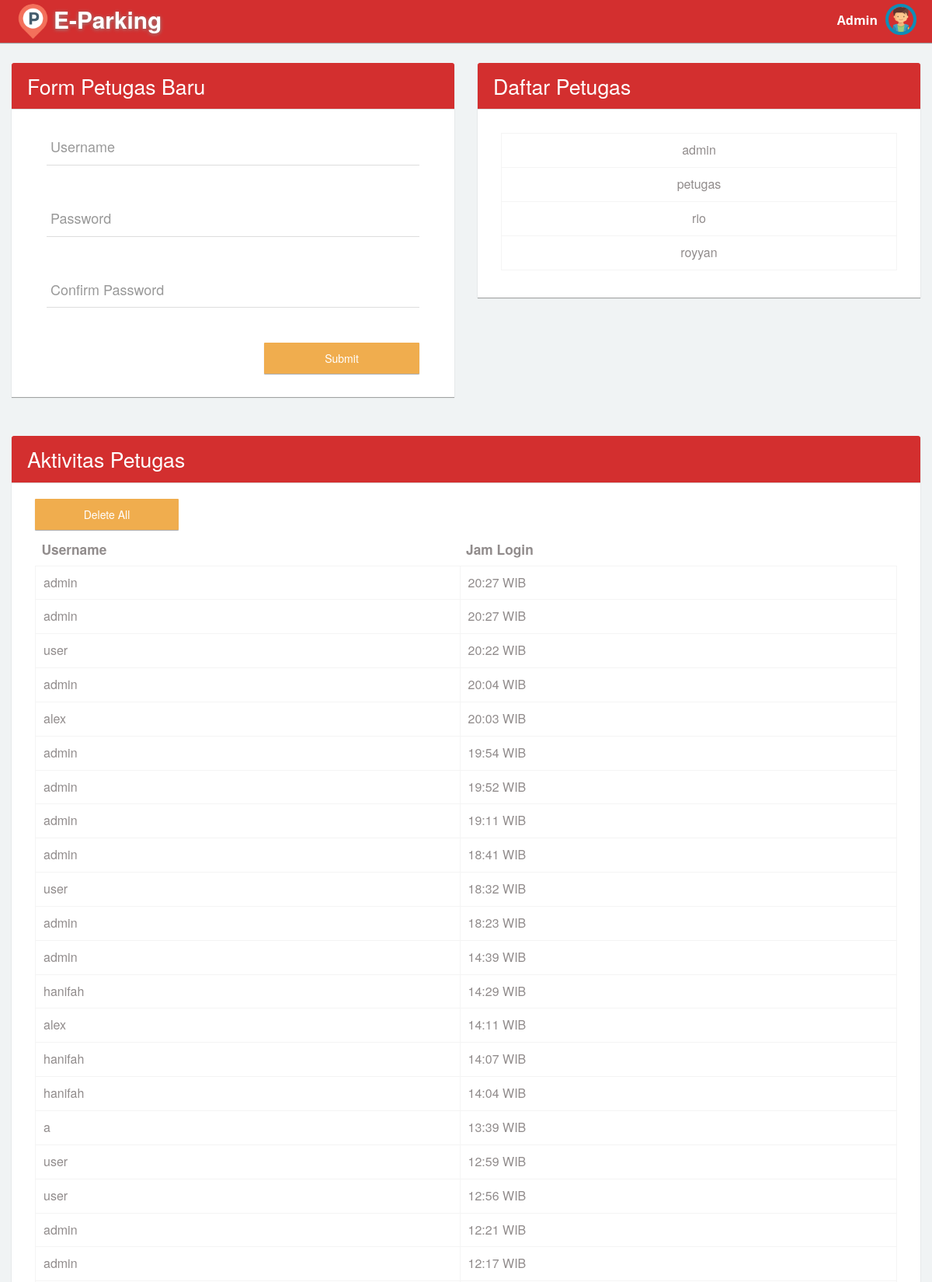
Screenshot of /home_admin.php (upper part) with the database file from the repository.
### tables this page shows
CREATE TABLE `tb_akses_admin` (
  `username` varchar(50) NOT NULL,
  `jam_login` varchar(10) NOT NULL
);

### home_admin.php (the view, shortened to what this page needs)
<!DOCTYPE html>
<html>
<head>
	<link rel="stylesheet" type="text/css" href="asset/css/bootstrap.min.css">
	<link rel="stylesheet" type="text/css" href="asset/css/plugins/font-awesome.min.css"/>
	<link rel="stylesheet" type="text/css" href="asset/css/plugins/animate.min.css"/>
	<link rel="stylesheet" type="text/css" href="asset/css/plugins/nouislider.min.css"/>
	<link rel="stylesheet" type="text/css" href="asset/css/plugins/select2.min.css"/>
	<link rel="stylesheet" type="text/css" href="asset/css/plugins/ionrangeslider/ion.rangeSlider.css"/>
	<link rel="stylesheet" type="text/css" href="asset/css/plugins/ionrangeslider/ion.rangeSlider.skinFlat.css"/>
	<link rel="stylesheet" type="text/css" href="asset/css/plugins/bootstrap-material-datetimepicker.css"/>
	<link rel="stylesheet" type="text/css" href="asset/css/plugins/simple-line-icons.css"/>
	<link rel="stylesheet" type="text/css" href="asset/css/plugins/mediaelementplayer.css"/>
	<link href="asset/css/style.css" rel="stylesheet">
</head>
<?php
include 'config/koneksi.php';
 ?>
<body class="dashboard topnav">
        <nav class="navbar navbar-default header navbar-fixed-top bg-dark-red">
          <div class="col-md-12 nav-wrapper">
            <div class="navbar-header" style="width:100%;">
                <div class="navbar-brand" style="margin-left: -10px;" name="home_logo">
                <img src="asset/img/logo.png" class="img-circle" alt="logo" style="float: left;margin-top: -10px;" width="45px"/>
                 <b style="float: left;margin-left: 4px;">E-Parking</b>
                </div>
              <ul class="nav navbar-nav navbar-right user-nav">
                <li class="user-name"><span>Admin</span></li>
                  <li class="dropdown avatar-dropdown">
                   <img src="asset/img/avatar-admin.png" class="img-circle avatar" alt="username" data-toggle="dropdown" aria-haspopup="true" aria-expanded="true" style="cursor: pointer;" />
                </li>
              </ul>
            </div>
          </div>
        </nav>
	<div id="content">
		<div class="col-md-6" style="margin-top: 30px">
                  <div class="col-md-12 panel">
                    <div class="col-md-12 panel-heading bg-dark-red">
                      <h4 style="color: white;font-size: 20pt;">Form Petugas Baru</h4>
                    </div>
                    <div class="col-md-12 panel-body" style="padding-bottom:30px;">
                      <div class="col-md-12">
                        <form method="post">
                          <div class="col-md-12" style="margin-top: -30px;">
                            <div class="form-group form-animate-text" style="margin-top:40px !important;">
                              <input type="text" class="form-text" name="username_baru" value="<?= @$username ?>" required>
                              <label>Username</label>
                            </div>
                            <div class="form-group form-animate-text" style="margin-top:40px !important;">
                              <input type="password" class="form-text" id="validate_password" name="password_baru" required>
                              <label>Password</label>
                            </div>
                            <div class="form-group form-animate-text" style="margin-top:40px !important;">
                              <input type="password" class="form-text" id="validate_confirm_password" name="confirm_password_baru" required>
                              <label>Confirm Password</label>
                            </div>
                            <input class="submit btn btn-warning col-md-5 right" type="submit" style="height: 40px" value="Submit" name="btn_baru">
                          </div>
                      </form>
                    </div>
                  </div>
                </div>
              </div>
                <div class="col-md-6 col-sm-12 col-x-12" style="margin-top: 30px;">
                  <div class="col-md-12 panel">
                    <div class="col-md-12 panel-heading bg-dark-red">
                      <h4 style="color: white;font-size: 20pt;">Daftar Petugas</h4>
                    </div>
                    <div class="panel-body">
                    <div class="table-responsive col-md-12 col-sm-12 col-xs-12">
                    <table class="table table-hover col-md-12 col-sm-12 col-xs-12" width="100%" cellspacing="0" style="margin-top: 30px;">
                      <?php
                        $sql = "SELECT username FROM tb_login";
                        $query = mysqli_query($con, $sql);
                        while ($data = mysqli_fetch_array($query)) {?>
                      <tr style="font-size: 12pt">
                        <td align="center"><?php echo $data['username'] ?></td>
                      </tr>
                      <?php } ?>
                  </table>
                  </div>
                  </div>
                  </div>
                </div>
              <form method="post">
              <div class="col-md-12 col-sm-12 col-x-12" style="margin-top: 30px;">
                  <div class="col-md-12 panel">
                    <div class="col-md-12 panel-heading bg-dark-red">
                      <h4 style="color: white;font-size: 20pt;">Aktivitas Petugas</h4>
                    </div>
                    <div class="panel-body">
                    <div class="table-responsive col-md-12 col-sm-12 col-xs-12">
                    <input class="submit btn btn-warning col-md-2" type="submit" style="height: 40px;margin-top: 20px;" value="Delete All" onclick="return confirm('Apakah Anda Yakin Menghapus Semuanya?')" name="btn_delete">
                    <table class="table table-hover col-md-12 col-sm-12 col-xs-12" width="100%" cellspacing="0" style="margin-top: 5px;">
                    <thead>
                     <tr style="font-size: 13pt">
                        <th>Username</th>
                        <th>Jam Login</th>
                      </tr>
                    </thead>
                    <tbody>
                      <?php
                        $sql = "SELECT * FROM tb_akses_admin ORDER BY jam_login DESC";
                        $query = mysqli_query($con, $sql);
                        while ($data = mysqli_fetch_array($query)) {?>
                      <tr style="font-size: 12pt">
                        <td><?php echo $data['username'] ?></td>
                        <td><?php echo $data['jam_login'] . " WIB" ?></td>
                      </tr>
                      <?php } ?>
                    </tbody>
                  </table>
                  </div>
                  </div>
                  </div>
                </div>
              </form>
        </div>
</body>
</html>

### rows the page displays
tb_akses_admin: username "admin", jam_login "20:27"
tb_akses_admin: username "admin", jam_login "20:27"
tb_akses_admin: username "user", jam_login "20:22"
tb_akses_admin: username "admin", jam_login "20:04"
tb_akses_admin: username "alex", jam_login "20:03"
tb_akses_admin: username "admin", jam_login "19:54"
tb_akses_admin: username "admin", jam_login "19:52"
tb_akses_admin: username "admin", jam_login "19:11"
tb_akses_admin: username "admin", jam_login "18:41"
tb_akses_admin: username "user", jam_login "18:32"
tb_akses_admin: username "admin", jam_login "18:23"
tb_akses_admin: username "admin", jam_login "14:39"
tb_akses_admin: username "hanifah", jam_login "14:29"
tb_akses_admin: username "alex", jam_login "14:11"
tb_akses_admin: username "hanifah", jam_login "14:07"
tb_akses_admin: username "hanifah", jam_login "14:04"
tb_akses_admin: username "a", jam_login "13:39"
tb_akses_admin: username "user", jam_login "12:59"
tb_akses_admin: username "user", jam_login "12:56"
tb_akses_admin: username "admin", jam_login "12:21"
tb_akses_admin: username "admin", jam_login "12:17"

### other values shown
$data['username'] "admin"
$data['username'] "petugas"
$data['username'] "rio"
$data['username'] "royyan"
